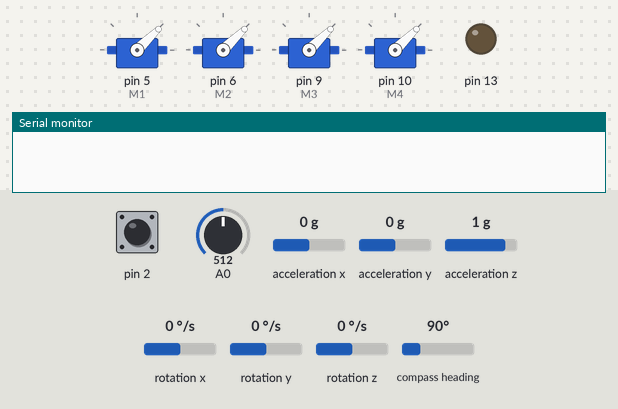
Recording of a sketch running on a simulated Arduino Uno, built with avr-gcc and run on an emulated ATmega328P. Shown: 4 × servo, output pins drawn as LEDs (lit = HIGH), the last lines printed to the serial monitor. Wiring (inferred from the names in the program): HMC5883L compass at I2C address 0x1E; MPU-6050 motion sensor at I2C address 0x68. The inputs (shaded band) are chosen by the test bench; at power-on: pin 2 LOW, A0 = 512, acceleration x 0 g, acceleration y 0 g, acceleration z 1 g, rotation x 0 °/s, rotation y 0 °/s, rotation z 0 °/s, compass heading 90°.

Above: at 0.1 s.
At 6.9 s:
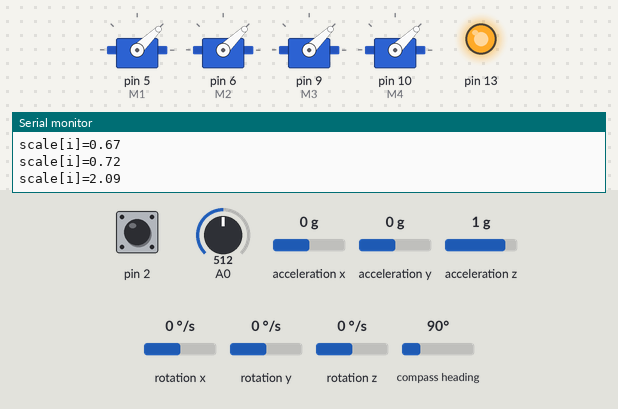
Timing chart, 0 to 8.4 s (numbered marks = the images above):
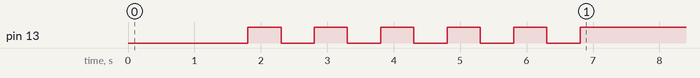

Measured:
- by itself, pin 13: alternates HIGH for 0.50 s and LOW for 0.50 s, 10 changes in all, then stays HIGH

The sketch:

Quadcopter_main.ino
```cpp
// Author: Amir Gasmi <argasmi@gmail.com>
// Date: Feb 7, 2023
// Purpose: This is main Arduino entry point.
// The code reads PPM signal from RC receiver.
// Reads 10DOF sensor data.
// PID control the quadcopter 4 thruster(motors) to
// 1) keep the quadcopter follow the stick of RC radio for orientation (pitch, roll, yawRate, Elevation rate)
// 2) stabilize the quadcopter (autoleveling and no yawing when sticks are in middle)
// 3) keep at a fixed Altitude (To be added)
// 4) use GPS waypoints to fly autonomously (To be added)
// 5) Autonomous Take off (To be added)
// 6) Autonomous landing (To be added)

#include "PPMReader.h"
#include <Servo.h>
#include "PIDController.h"
#include "RCtoCommand.h"
#include "HMC5883.h" // lib for compass
#include "MPU6050.h" // lib for MPU6050 gyro/accelerometer.


// this is just a comment to test git.
#define M1 5
#define M2 6
#define M3 9
#define M4 10

// x configuration quad.
// M3 & M4 + pitch
// M1 & M2 - pitch
// M1 & M4 + roll
// M2 & M3 - roll

#include "I2Cdev.h"

#include "MPU6050_6Axis_MotionApps20.h"
//#include "MPU6050.h" // not necessary if using MotionApps include file

// Arduino Wire library is required if I2Cdev I2CDEV_ARDUINO_WIRE implementation
// is used in I2Cdev.h
#if I2CDEV_IMPLEMENTATION == I2CDEV_ARDUINO_WIRE
    #include "Wire.h"
#endif

MPU6050 mpu;
//MPU6050 mpu(0x69); // <-- use for AD0 high

// MPU control/status vars
bool dmpReady = false;  // set true if DMP init was successful
uint8_t mpuIntStatus;   // holds actual interrupt status byte from MPU
uint8_t devStatus;      // return status after each device operation (0 = success, !0 = error)
uint16_t packetSize;    // expected DMP packet size (default is 42 bytes)
uint16_t fifoCount;     // count of all bytes currently in FIFO
uint8_t fifoBuffer[64]; // FIFO storage buffer

// orientation/motion vars
Quaternion q;           // [w, x, y, z]         quaternion container
//VectorInt16 aa;         // [x, y, z]            accel sensor measurements
//VectorInt16 aaReal;     // [x, y, z]            gravity-free accel sensor measurements
//VectorInt16 aaWorld;    // [x, y, z]            world-frame accel sensor measurements
VectorFloat gravity;    // [x, y, z]            gravity vector
//float euler[3];         // [psi, theta, phi]    Euler angle container
float ypr[3];           // [yaw, pitch, roll]   yaw/pitch/roll container and gravity vector


float pitch_i, roll_i, yaw_i;


// Sensors:
Sensors::MPU6050 imu;
Sensors::HMC5883 compass;

auto ppmReader = RC::PPMReader::getInstance();
RC::RCtoCommand rctoCommand;
Servo s1, s2, s3, s4;
Control::PID pid_roll(1.2, 0.128, 0.24), pid_pitch(1.34*0.85,0.3*0.85,0.51), pid_altitude(0,0,0), pid_yaw(1.3,0.01,0.1);
// pitch tuned values: (2.58,0.5,0.9), (2.58,0.4,0.8)
// roll tuned values: (1.85,0.020,0.42) This is the proper tuned values (1.2, 0.128, 0.24)


unsigned long t0 = 0;
unsigned long t1 = 0;
float dt;
bool once = true;


unsigned int M1_throttle=0, M2_throttle=0, M3_throttle=0, M4_throttle =0;


unsigned int* ch;
float accpitch, accroll;

void setup() {
  // put your setup code here, to run once:
  ppmReader->Start();
  Serial.begin(115200);
  s1.attach(M1);
  s2.attach(M2);
  s3.attach(M3);
  s4.attach(M4);
  // keep motors off initially.
  s1.writeMicroseconds(1000);
  s2.writeMicroseconds(1000);
  s3.writeMicroseconds(1000);
  s4.writeMicroseconds(1000);
  delay(200);

  // stick calibration
//  unsigned long stickcal[3] ={0};
//  for(int i=0; i < 10; i++)
//  {
//    ch = ppmReader->read();
//    stickcal[0] += ch[0];
//    stickcal[1] += ch[1];
//    stickcal[2] += ch[3];
//    delay(200);
//
//
//  }
//  stickcal[0] /= 10;
//  stickcal[1] /= 10;
//  stickcal[2] /= 10;
//  Serial.print("Stick calibration values: ");
//  Serial.print(stickcal[0]); Serial.print("\t");
//  Serial.print(stickcal[1]); Serial.print("\t");
//  Serial.println(stickcal[2]);
//  rctoCommand.calibratePitch(stickcal[1]);
//  rctoCommand.calibrateRoll(stickcal[0]);
//  rctoCommand.calibrateYawRate(stickcal[2]);


  rctoCommand.setRollLimits(-10.0f, 10.0f); // limits roll range to -10/10deg
  rctoCommand.setPitchLimits(-10.0f, 10.0f); // limits pitch range to -10/10deg
  rctoCommand.setYawRateLimits(-1.0f, 1.0f); // limits yaw range to -1/1deg/s
  constexpr float altmin = -5.0f/3.6f; // top speed of descent.
  constexpr float altmax = 5.0f/3.6f; // top speed of ascent.
  rctoCommand.setAltitudeRateLimits(altmin, altmax);

  pid_roll.setRange(-350,350);
  pid_pitch.setRange(-350,350);
  pid_altitude.setRange(-500,500);
  pid_yaw.setRange(-300,300);


  imu.setup();
  imu.readAccelData();
  accpitch = imu.getPitch();
  accroll = imu.getRoll();
  Serial.print("Accel pitch&roll: ");
  Serial.print(accpitch); Serial.print("\t"); Serial.println(accroll);


  #if I2CDEV_IMPLEMENTATION == I2CDEV_ARDUINO_WIRE
      Wire.begin();
      Wire.setClock(400000); // 400kHz I2C clock. Comment this line if having compilation difficulties
  #elif I2CDEV_IMPLEMENTATION == I2CDEV_BUILTIN_FASTWIRE
      Fastwire::setup(400, true);
  #endif
  Serial.begin(115200);

  // initialize device
  Serial.println(F("Initializing I2C devices..."));
  mpu.initialize();
  // verify connection
  Serial.println(F("Testing device connections..."));
  Serial.println(mpu.testConnection() ? F("MPU6050 connection successful") : F("MPU6050 connection failed"));
  Serial.println(F("Initializing DMP..."));
  devStatus = mpu.dmpInitialize();
  mpu.setXGyroOffset(220);
  mpu.setYGyroOffset(76);
  mpu.setZGyroOffset(-85);
  mpu.setZAccelOffset(1788); // 1688 factory default for my test chip
  if (devStatus == 0) {
      // Calibration Time: generate offsets and calibrate our MPU6050
      mpu.CalibrateAccel(6);
      mpu.CalibrateGyro(6);
      mpu.PrintActiveOffsets();
      // turn on the DMP, now that it's ready
      Serial.println(F("Enabling DMP..."));
      mpu.setDMPEnabled(true);
      mpuIntStatus = mpu.getIntStatus();
      dmpReady = true;
  }

  for(int jk = 0; jk< 10; jk++)
  {
    delay(100);
    if (mpu.dmpGetCurrentFIFOPacket(fifoBuffer)) {
       mpu.dmpGetQuaternion(&q, fifoBuffer);
       mpu.dmpGetGravity(&gravity, &q);
       //mpu.dmpGetEuler(euler, &q);
       mpu.dmpGetYawPitchRoll(ypr, &q, &gravity);
       yaw_i = ypr[0] * 180/M_PI;
       pitch_i = ypr[1]* 180/M_PI;
       roll_i = ypr[2]* 180/M_PI;
      // for yaw we will use only the compass.
      compass.readRawData();
      compass.calibrateData();
      compass.processData();
      yaw_i = compass.getYaw(); // we don't care where it was oriented is the 0 yaw for us.

    }
  }

   pitch_i -= accpitch;
   roll_i -= accroll;

   pinMode(13, OUTPUT);
   bool s = false;

   for(int k = 0; k< 10; k++)// blink arduino LED to show readiness.
   {
    s = !s;
    if(s)
    {
      digitalWrite(13, HIGH);
    }
    else
    {
      digitalWrite(13,LOW);
    }
    delay(500);
   }


  //compass.setup();
  compass.compute_offsets_scales();

  digitalWrite(13, LOW);

}


// +++++++++++++++++++++++++++++++++++++++++++++++++++++++++++++++++++++++++++++++++++++=
//                                                                                      |
//                  The loop                                                            |
//                                                                                      |
// ++++++++++++++++++++++++++++++++++++++++++++++++++++++++++++++++++++++++++++++++++++=|


  float roll_pid, pitch_pid, yaw_pid, alt_pid;


const float loop_frequency = 200.0; // 100Hz;


long t = 0;
long Dtm = 1000/loop_frequency; //40Hz update to motors.
long tm = 0;


float rolld, rolls, pitchd, pitchs, yawd, yaws, altd, alts;


void loop() {

  if(millis()> tm+Dtm)
  {

  // 0) measure input voltage on A0
  int analog_value = analogRead(A0);
   float input_voltage = ((float)analog_value * 12.50f) / 1024.0 ;
//   Serial.print("Battery voltage= "); Serial.println(input_voltage);
   if (input_voltage <=11.0f) // indicate battery voltage low.
   {
     digitalWrite(13, HIGH);
   }
   else
   {
    digitalWrite(13, LOW);
   }


  // 1) read sensor data (roll, pitch, yaw, height)
  compass.readRawData();
  compass.calibrateData();
  compass.processData();
  yaws = yaws * 0.95 + 0.05*compass.getYaw();
  if (!dmpReady) return;
  // read a packet from FIFO
  if (mpu.dmpGetCurrentFIFOPacket(fifoBuffer)) {
     mpu.dmpGetQuaternion(&q, fifoBuffer);
     mpu.dmpGetGravity(&gravity, &q);
     //mpu.dmpGetEuler(euler, &q);
     mpu.dmpGetYawPitchRoll(ypr, &q, &gravity);
     yaws = ypr[0] * 180/M_PI - yaw_i;
     pitchs = ypr[1]* 180/M_PI - pitch_i;
     rolls = ypr[2]* 180/M_PI -roll_i;


  }

  // 2) read incoming RC channels for command.
  ch = ppmReader->read();


  // 3) convert RC channels to (desired roll & pitch &, motor throttle level,
  pitchd = rctoCommand.getPitch(ch[1]);
  rolld  = rctoCommand.getRoll(ch[0]);
  yawd   = 0*rctoCommand.getYawRate(ch[3]); // for now let's keep yawd = 0.
  altd   = rctoCommand.getAltitudeRate(ch[2]);


  //4) compute integral, derivative, proportional errors:
  t1=micros();
  if(once)
  {
    once = false;
    t0 = t1;
  }
  dt = (float)(t1 - t0)/1000000.0;
  t0 = t1;
  // roll (1.2, 0.128, 0.24)
  // pitch (1.34,0.3,0.51)
  //pid_pitch.setPID(1.34, 0.01*rctoCommand.getPIDTune(ch[4]), 0.02*rctoCommand.getPIDTune(ch[5]));
  //Serial.print("PIDTune= ");
  //Serial.print(0.01*rctoCommand.getPIDTune(ch[4]),7);Serial.print("\t"); Serial.println(0.02*rctoCommand.getPIDTune(ch[5]),7);
  roll_pid = pid_roll.compensate(rolld, rolls, dt);
  pitch_pid = pid_pitch.compensate(pitchd, pitchs, dt);
  yaw_pid = pid_yaw.compensate(yawd, yaws, dt);
  alt_pid = pid_altitude.compensate(altd, alts, dt);


  // x configuration quad.
// M3 & M4 + pitch
// M1 & M2 - pitch
// M1 & M4 + roll
// M2 & M3 - roll

  // 5) apply result to current 4pwm throttle of 4 motors (4servo objs).

  M2_throttle = ch[2] - pitch_pid - roll_pid  + (yaw_pid>0?yaw_pid:0);
  M1_throttle = ch[2] - pitch_pid + roll_pid  + (yaw_pid<0?-yaw_pid:0);
  M4_throttle = ch[2] + pitch_pid + roll_pid  + (yaw_pid>0?yaw_pid:0);
  M3_throttle = ch[2] + pitch_pid - roll_pid  + (yaw_pid<0?-yaw_pid:0);


  // clamp the throttles
  M1_throttle = M1_throttle>2000?2000:M1_throttle;
  M1_throttle = M1_throttle<1000?1000:M1_throttle;
  M2_throttle = M2_throttle>2000?2000:M2_throttle;
  M2_throttle = M2_throttle<1000?1000:M2_throttle;
  M3_throttle = M3_throttle>2000?2000:M3_throttle;
  M3_throttle = M3_throttle<1000?1000:M3_throttle;
  M4_throttle = M4_throttle>2000?2000:M4_throttle;
  M4_throttle = M4_throttle<1000?1000:M4_throttle;


//  if(millis()> t + 1000) // this is for debugging to check the data.
//  {
//
//    t = millis();
//    Serial.println("####################PPM output###################");
//    Serial.print(ch[0]);Serial.print("\t  ");
//    Serial.print(ch[1]);Serial.print("\t ");
//    Serial.print(ch[2]);Serial.print("\t ");
//    Serial.print(ch[3]);Serial.print("\t ");
//    Serial.print(ch[4]);Serial.print("\t ");
//    Serial.print(ch[5]);Serial.println("\t ");
//    Serial.println("####################RC to command output###################");
//    Serial.print("dt= "); Serial.println(dt,10);
//    Serial.print(pitchd);Serial.print("\t");
//    Serial.print(rolld);Serial.print("\t");
//    Serial.print(yawd);Serial.print("\t");
//    Serial.println(altd);
//    Serial.println("####################Control output###################");
//    Serial.print(pitch_pid);Serial.print("\t");
//    Serial.print(roll_pid);Serial.print("\t");
//    Serial.print(yaw_pid);Serial.print("\t");
//    Serial.println(alt_pid);
//    Serial.print("Yaw= ");
//    Serial.println(yaws);
//    Serial.print("euler\t");
////    Serial.print(euler[0] * 180/M_PI);
////    Serial.print("\t");
////    Serial.print(euler[1] * 180/M_PI);
////    Serial.print("\t");
////    Serial.println(euler[2] * 180/M_PI);
//    Serial.print("ypr\t");
//            Serial.print(yaws);
//            Serial.print("\t");
//            Serial.print(pitchs);
//            Serial.print("\t");
//            Serial.println(rolls);
//    Serial.println("####################Motor Throttles###################");
//
//    Serial.print(M1_throttle);Serial.print("\t");
//    Serial.print(M2_throttle);Serial.print("\t");
//    Serial.print(M3_throttle);Serial.print("\t");
//    Serial.println(M4_throttle);


//   Serial.println(" ################### Sensor measured Angles  ###################");
//    Serial.print("roll: "); Serial.println( rolls);
//    Serial.print("pitch: "); Serial.println(pitchs);
//    Serial.print("Accel. roll: "); Serial.println( accroll);
//    Serial.print("Accel. pitch: "); Serial.println(accpitch);
//    Serial.print("1/Delta t = "); Serial.println(1/dt);

      //Serial.print("Battery voltage: "); Serial.println(input_voltage);


//  }


    if(rctoCommand.urgentMotorKill(ch[5]) || (ch[2] <= 1050))// channel 6 of RC kills motors when switch is below 1500.
    {

      s1.writeMicroseconds(1000);
      s2.writeMicroseconds(1000);
      s3.writeMicroseconds(1000);
      s4.writeMicroseconds(1000);
      pid_pitch.resetIntegrator();
      pid_roll.resetIntegrator();
      pid_altitude.resetIntegrator();
      pid_yaw.resetIntegrator();
    }
    else
    {
      s1.writeMicroseconds(M1_throttle);
      s2.writeMicroseconds(M2_throttle);
      s3.writeMicroseconds(M3_throttle);
      s4.writeMicroseconds(M4_throttle);

    }


    tm =millis();

  }


}
```

HMC5883.h
```cpp
// Author: Amir Gasmi <argasmi@gmail.com>
// Date: Feb 4, 2023
// purpose: This class is designed to provide a basic compass for for the HMC5883.
//          for the Arduino board.

#pragma once
#include <math.h>
#include <Arduino.h>
#include <Wire.h>


#define MPU6050_I2C 0x68
#define HMC5883_I2C  0x1E

#define RadToDeg 57.29578f

namespace Sensors
{
    class HMC5883
    {
        public:
        /// @brief Constructor
        HMC5883();
        /// @brief Destructor
        ~HMC5883();

        /// @brief Sets up the HMC5883 registers via aux I2C bypass through MPU6050
        ///        for the GY-87 10DOF.
        /// @param
        void setup(void);
        /// @brief Reads raw data from compass via I2C
        /// @param
        void readRawData(void);
        /// @brief Starts calibration loop to determines ranges of 3 axes.
        /// @param
        void startCalibration(void);
        /// @brief Computes the offsets and scales using the calibration defaults values.
        /// @param
        void compute_offsets_scales(void);
        /// @brief Calibrates raw reads by offsetting and scaling all axes.
        /// @param
        void calibrateData(void);
        /// @brief Calculates the x, y z magnetic field after calibration and applying the gain.
        /// @param
        void processData(void);
        /// @brief estimates the absolute yaw with respect to the magnetic North.
        /// @param pitch pitch angle in degrees
        /// @param roll roll angle in degrees
        /// @return Yaw angle in degrees.
        float getYaw(float pitch=0.0, float roll = 0.0);


        private:
        int _rawx = 0;
        int _rawy = 0;
        int _rawz = 0;
        unsigned char _overflow_status;
        float _calx=0.0f;
        float _caly=0.0f;
        float _calz=0.0f;
        float _x = 0;
        float _y = 0;
        float _z = 0;
        float _yaw = 0;
        const int gain = 1090;

        int _defaults[3][2]  = //{{-1019, 165}, {-251, 253}, {-550, 1021}};
                //{{-1013, 509}, {-241, 247}, {-762, 836}};
                {{-1271, 301}, {-600, 873}, {-251, 254}};

        int _offset[3]={0};
        float _scale[3]={0};


    };
}
```

MPU6050.h
```cpp
// Author: Amir Gasmi <argasmi@gmail.com>
// Date: Feb 7, 2023
// purpose: This class is designed to obtain the inital pitch & roll of quadcopter when at started up.
//          for the Arduino board.


#pragma once
#include <Arduino.h>
#include <Wire.h>
#include <math.h>

#define MPU6050_I2C 0x68

namespace Sensors
{
    class MPU6050
    {
        public:
        /// @brief Constructor
        MPU6050();
        /// @brief Destructor
        ~MPU6050();
        /// @brief This is used to initialize the MPU6050 registers (configuration of measurement unit)
        void setup();
        /// @brief This is used to read current values of accelerometer from MPU registers.
        void readAccelData();
        /// @brief returns the pitch angle from acceleromter useful for initializing datafusion angles.
        /// @return pitch angle in degrees.
        float getPitch();
        /// @brief returns the Roll angle from acceleromter useful for initializing datafusion angles.
        /// @return roll angle in degrees.
        float getRoll();
        /// @brief this is used to initiate a calibration of accelerometer three axes.
        void calibration();
        private:
        float _accelCal[3][2] = {{-0.99,0.96}, {-0.98,1.01},{-1.02,0.98}};// these values are for my gy-87.
        float _roll;
        float _x;
        float _y;
        float _z;
        float _rawx;
        float _rawy;
        float _rawz;
        const float accel_gain = 16384.0;

        /// @brief This is used to obtain raw acceleration values in G unit from MPU registers.
        void _readRawAccel();
        /// @brief This is used to calibrate the raw acceleration values to compensate for acceleration values
        ///        not being exactly 1G in each of the axis
        void _calibrateAccel();

    };

}
```

Source omitted: HMC5883.cpp (5851 bytes), MPU6050.cpp (4879 bytes), PIDController.cpp (1078 bytes), PIDController.h (1559 bytes), PPMReader.cpp (2166 bytes), PPMReader.h (1858 bytes), RCtoCommand.cpp (2557 bytes), RCtoCommand.h (2890 bytes)
